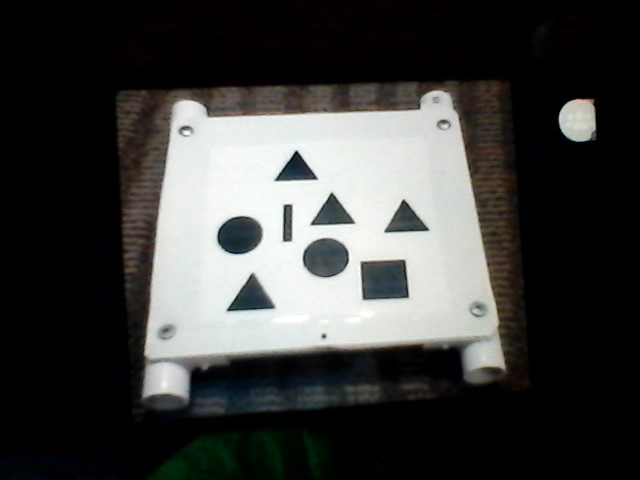
#> input picture ImgRecog/photo.jpg, 640 x 480 px
$ python new.py
#> lines starting #> are read from the running program, lines starting #| are printed output that depends on the picture; after the words box and inside, x2 and y2 are one past the last pixel; in counts of white or black regions, pixels touching at a corner belong together
### ImgRecog/Module2/extractRect.py
import numpy as np
from scipy import ndimage, optimize
import pdb
import matplotlib.pyplot as plt
import cv2
import matplotlib.patches as patches
import multiprocessing
import datetime

####################################################
def findMaxRect(data):

	'''http://stackoverflow.com/a/30418912/5008845'''

	nrows,ncols = data.shape
	w = np.zeros(dtype=int, shape=data.shape)
	h = np.zeros(dtype=int, shape=data.shape)
	skip = 1
	area_max = (0, [])


	for r in range(nrows):
		for c in range(ncols):
			if data[r][c] == skip:
				continue
			if r == 0:
				h[r][c] = 1
			else:
				h[r][c] = h[r-1][c]+1
			if c == 0:
				w[r][c] = 1
			else:
				w[r][c] = w[r][c-1]+1
			minw = w[r][c]
			for dh in range(h[r][c]):
				minw = min(minw, w[r-dh][c])
				area = (dh+1)*minw
				if area > area_max[0]:
					area_max = (area, [(r-dh, c-minw+1, r, c)])

	return area_max


########################################################################
def residual(angle,data):

	nx,ny = data.shape
	M = cv2.getRotationMatrix2D(((nx-1)/2,(ny-1)/2),angle,1)
	RotData = cv2.warpAffine(data,M,(nx,ny),flags=cv2.INTER_NEAREST,borderValue=1)
	rectangle = findMaxRect(RotData)

	return 1./rectangle[0]


########################################################################
def residual_star(args):
	return residual(*args)


########################################################################
# [10 lines left out: function get_rectangle_coord, not called in this run]


########################################################################
def findRotMaxRect(data_in,flag_opt=False,flag_parallel = False, nbre_angle=10,flag_out=None,flag_enlarge_img=False,limit_image_size=300):

	'''
	flag_opt	 : True only nbre_angle are tested between 90 and 180
						and a opt descent algo is run on the best fit
				   False 100 angle are tested from 90 to 180.
	flag_parallel: only valid when flag_opt=False. the 100 angle are run on multithreading
	flag_out	 : angle and rectangle of the rotated image are output together with the rectangle of the original image
	flag_enlarge_img : the image used in the function is double of the size of the original to ensure all feature stay in when rotated
	limit_image_size : control the size numbre of pixel of the image use in the function.
					   this speeds up the code but can give approximated results if the shape is not simple
	'''

	#time_s = datetime.datetime.now()

	#make the image square
	#----------------
	nx_in, ny_in = data_in.shape
	if nx_in != ny_in:
		n = max([nx_in,ny_in])
		data_square = np.ones([n,n])
		xshift = (n-nx_in)/2
		yshift = (n-ny_in)/2
		if yshift == 0:
			data_square[int(xshift):int((xshift+nx_in),):				 ] = data_in[:,:]
		else:
			data_square[:				 ,int(yshift):int(yshift+ny_in)] = data_in[:,:]
	else:
		xshift = 0
		yshift = 0
		data_square = data_in

	#apply scale factor if image bigger than limit_image_size
	#----------------
	if data_square.shape[0] > limit_image_size:
		data_small = cv2.resize(data_square,(limit_image_size, limit_image_size),interpolation=cv2.INTER_AREA)
		scale_factor = 1.*data_square.shape[0]/data_small.shape[0]
	else:
		data_small = data_square
		scale_factor = 1


	# set the input data with an odd number of point in each dimension to make rotation easier
	#----------------
	nx,ny = data_small.shape
	nx_extra = -nx; ny_extra = -ny
	if nx%2==0:
		nx+=1
		nx_extra = 1
	if ny%2==0:
		ny+=1
		ny_extra = 1
	data_odd = np.ones([data_small.shape[0]+max([0,nx_extra]),data_small.shape[1]+max([0,ny_extra])])
	data_odd[:-nx_extra, :-ny_extra] = data_small
	nx,ny = data_odd.shape


	nx_odd,ny_odd = data_odd.shape

	if flag_enlarge_img:
		data = np.zeros([2*data_odd.shape[0]+1,2*data_odd.shape[1]+1]) + 1
		nx,ny = data.shape
		data[nx/2-nx_odd/2:nx/2+nx_odd/2,ny/2-ny_odd/2:ny/2+ny_odd/2] = data_odd
	else:
		data = np.copy(data_odd)
		nx,ny = data.shape

	#print (datetime.datetime.now()-time_s).total_seconds()

	if flag_opt:
		myranges_brute = ([(90.,180.),])
		coeff0 = np.array([0.,])
		coeff1  = optimize.brute(residual, myranges_brute, args=(data,), Ns=nbre_angle, finish=None)
		popt = optimize.fmin(residual, coeff1, args=(data,), xtol=5, ftol=1.e-5, disp=False)
		angle_selected = popt[0]

		# [5 lines of commented-out code are left out]

	else:
		rotation_angle = np.linspace(90,180,100+1)[:-1]
		args_here=[]
		for angle in rotation_angle:
			args_here.append([angle,data])

		if flag_parallel:

			# set up a pool to run the parallel processing
			cpus = multiprocessing.cpu_count()
			pool = multiprocessing.Pool(processes=cpus)

			# then the map method of pool actually does the parallelisation

			results = pool.map(residual_star, args_here)

			pool.close()
			pool.join()


		else:
			results = []
			for arg in args_here:
				results.append(residual_star(arg))

		argmin = np.array(results).argmin()
		angle_selected = args_here[argmin][0]
	rectangle, M_rect_max, RotData  = get_rectangle_coord(angle_selected,data,flag_out=True)
	#rectangle, M_rect_max  = get_rectangle_coord(angle_selected,data)

	#print (datetime.datetime.now()-time_s).total_seconds()

	#invert rectangle
	M_invert = cv2.invertAffineTransform(M_rect_max)
	rect_coord = [rectangle[:2], [rectangle[0],rectangle[3]] ,
				  rectangle[2:], [rectangle[2],rectangle[1]] ]

	# [5 lines of commented-out code are left out]

	rect_coord_ori = []
	for coord in rect_coord:
		rect_coord_ori.append(np.dot(M_invert,[coord[0],(ny-1)-coord[1],1]))

	#transform to numpy coord of input image
	coord_out = []
	for coord in rect_coord_ori:
		coord_out.append(	[ scale_factor*round(	   coord[0]-(nx/2-nx_odd/2),0)-xshift,\
							   scale_factor*round((ny-1)-coord[1]-(ny/2-ny_odd/2),0)-yshift])

	coord_out_rot = []
	coord_out_rot_h = []
	for coord in rect_coord:
		coord_out_rot.append( [ scale_factor*round(	   coord[0]-(nx/2-nx_odd/2),0)-xshift, \
								scale_factor*round(	   coord[1]-(ny/2-ny_odd/2),0)-yshift ])
		coord_out_rot_h.append( [ scale_factor*round(	   coord[0]-(nx/2-nx_odd/2),0), \
								  scale_factor*round(	   coord[1]-(ny/2-ny_odd/2),0) ])

	# [18 lines of commented-out code are left out]

	if flag_out is None:
		return coord_out
	elif flag_out == 'rotation':
		return coord_out, angle_selected, coord_out_rot
	else:
		print('bad def in findRotMaxRect input. stop')
		pdb.set_trace()

######################################################
def factors(n):
	return set(reduce(list.__add__,
				([i, n//i] for i in range(1, int(n**0.5) + 1) if n % i == 0)))


#######################################
# [50 lines that do not run on import are left out]

### ImgRecog/new.py

import cv2 as cv
import numpy as np
from matplotlib import pyplot as plt
import imutils
from Module2.extractRect import *
img = cv.imread('photo.jpg',0)
#> img: shape (480, 640); min 0, max 255, mean 62.3
img = cv.medianBlur(img,5)

blur = cv.GaussianBlur(img,(5,5),0)
ret3,th3 = cv.threshold(blur,0,255,cv.THRESH_BINARY+cv.THRESH_OTSU)
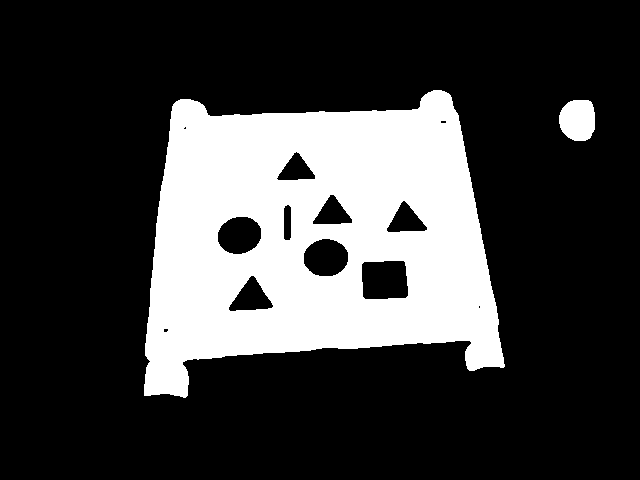
#> th3: shape (480, 640); 24.2% white; 2 white regions, box (x1, y1, x2, y2) and area: (144, 90, 505, 398) 73252, (559, 100, 595, 141) 1238
#> ret3 = 116


im_floodfill = th3.copy()

# Mask used to flood filling.
# Notice the size needs to be 2 pixels than the image.
h, w = th3.shape[:2]
#> h = 480; w = 640
mask = np.zeros((h+2, w+2), np.uint8)

# Floodfill from point (0, 0)
cv2.floodFill(im_floodfill, mask, (0,0), 255);
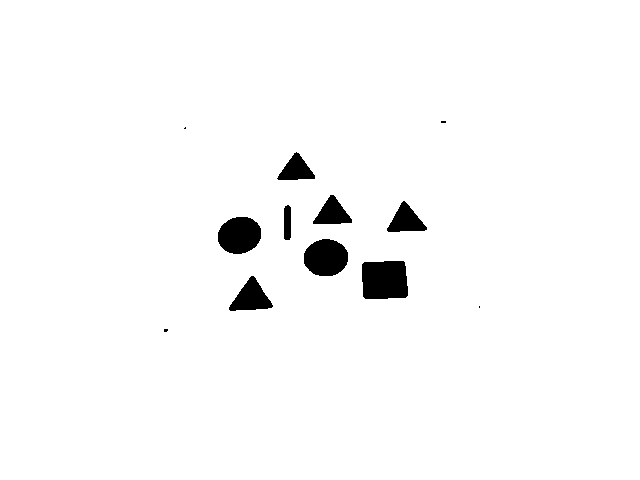
#> im_floodfill: shape (480, 640); 97.6% white; 12 black regions (4 under 20 px), largest, box (x1, y1, x2, y2) and area: (362, 261, 408, 299) 1634, (304, 239, 348, 276) 1297, (218, 217, 261, 254) 1266

# Invert floodfilled image
im_floodfill_inv = cv2.bitwise_not(im_floodfill)

# Combine the two images to get the foreground.
im_out = th3 | im_floodfill_inv
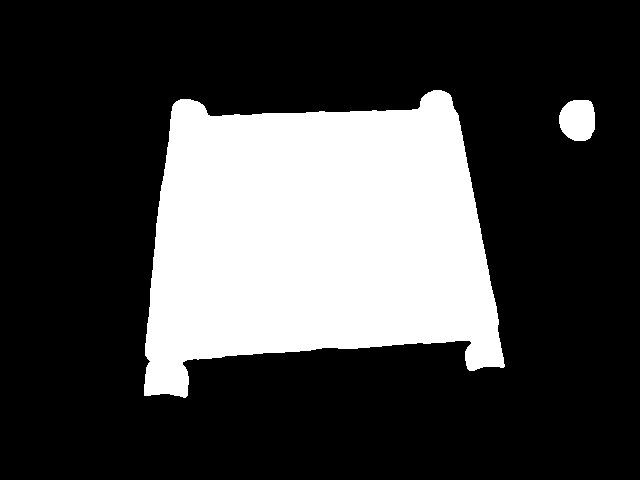
#> im_out: shape (480, 640); 26.6% white; 2 white regions, box (x1, y1, x2, y2) and area: (144, 90, 505, 398) 80495, (559, 100, 595, 141) 1238


a = im_out[::-1].T
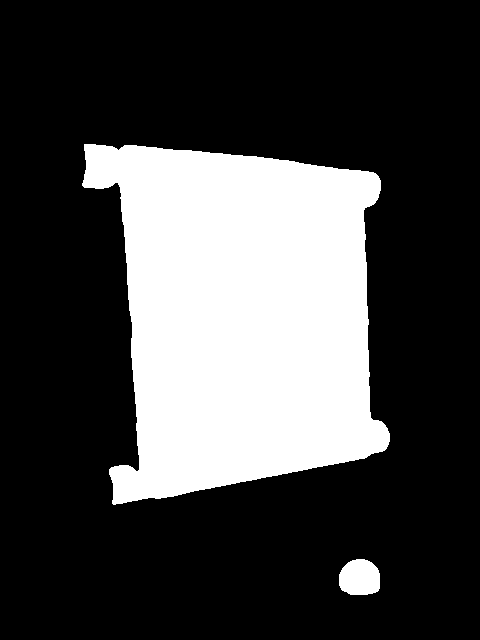
#> a: shape (640, 480); 26.6% white; 2 white regions, box (x1, y1, x2, y2) and area: (82, 144, 390, 505) 80495, (339, 559, 380, 595) 1238
idx_in  = np.where(a==255)
#> idx_in = 81733 positions, rows 144 to 594, columns 82 to 389
idx_out = np.where(a==0)
#> idx_out = 225467 positions, rows 0 to 639, columns 0 to 479
aa = np.ones_like(a)
aa[idx_in]  = 0


rect_coord_ori = findRotMaxRect(aa, flag_opt=True, nbre_angle=1, \
														 flag_parallel=False,		 \
														 flag_out=None,		 \
														 flag_enlarge_img=False,	  \
														 limit_image_size=50		 )
#> (the run stopped early here; a loop or call above may not have finished)

$ run again, with ImgRecog/Module2/3VcIL.png saved as ImgRecog/photo.jpg
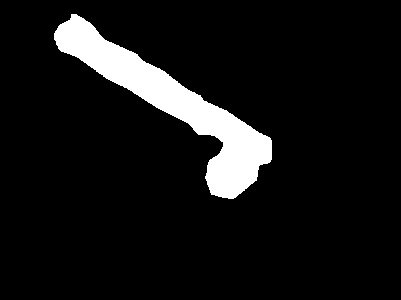
#> input picture ImgRecog/Module2/3VcIL.png, 401 x 300 px
#> img is the input picture: shape (300, 401); min 0, max 255, mean 20.9
#> th3: shape (300, 401); 8.2% white; 1 white region, box (x1, y1, x2, y2) and area: (54, 14, 272, 199) 9855
#> ret3 = 114
#> im_floodfill: shape (300, 401); every value is 255
#> im_floodfill_inv: shape (300, 401); every value is 0
#> `a = im_out[::-1].T`:
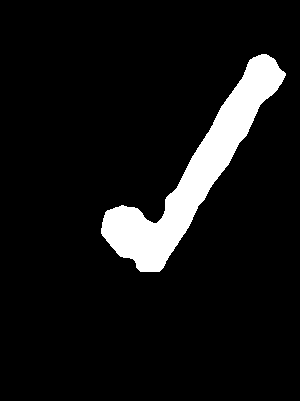
#> a: shape (401, 300); 8.2% white; 1 white region, box (x1, y1, x2, y2) and area: (101, 54, 286, 272) 9855
#> idx_in = 9855 positions, rows 54 to 271, columns 101 to 285
#> idx_out = 110445 positions, rows 0 to 400, columns 0 to 299

$ run again, with ImgRecog/Module2/Untitled.png saved as ImgRecog/photo.jpg
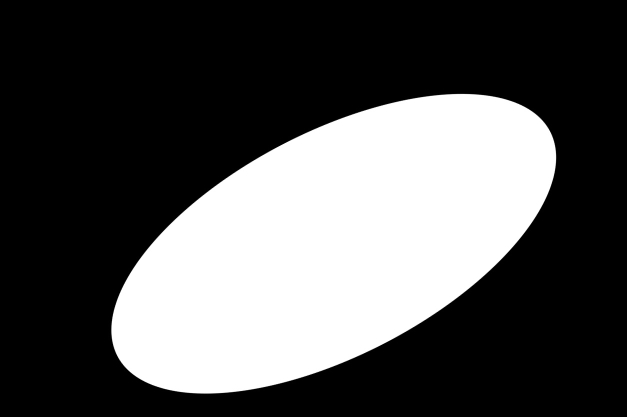
#> input picture ImgRecog/Module2/Untitled.png, 1254 x 834 px (shown at 1/2 size)
#> img is the input picture: shape (834, 1254); min 0, max 255, mean 83.5
#> th3: shape (834, 1254); 32.7% white; 1 white region, box (x1, y1, x2, y2) and area: (223, 188, 1112, 787) 342279
#> ret3 = 127
#> im_floodfill: shape (834, 1254); every value is 255
#> im_floodfill_inv: shape (834, 1254); every value is 0
#> `a = im_out[::-1].T`:
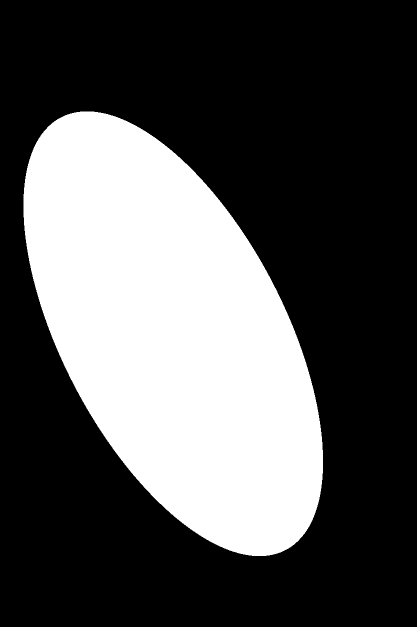
#> a: shape (1254, 834) (shown at 1/2 size); 32.7% white; 1 white region, box (x1, y1, x2, y2) and area: (47, 223, 646, 1112) 342279
#> idx_in = 342279 positions, rows 223 to 1111, columns 47 to 645
#> idx_out = 703557 positions, rows 0 to 1253, columns 0 to 833
